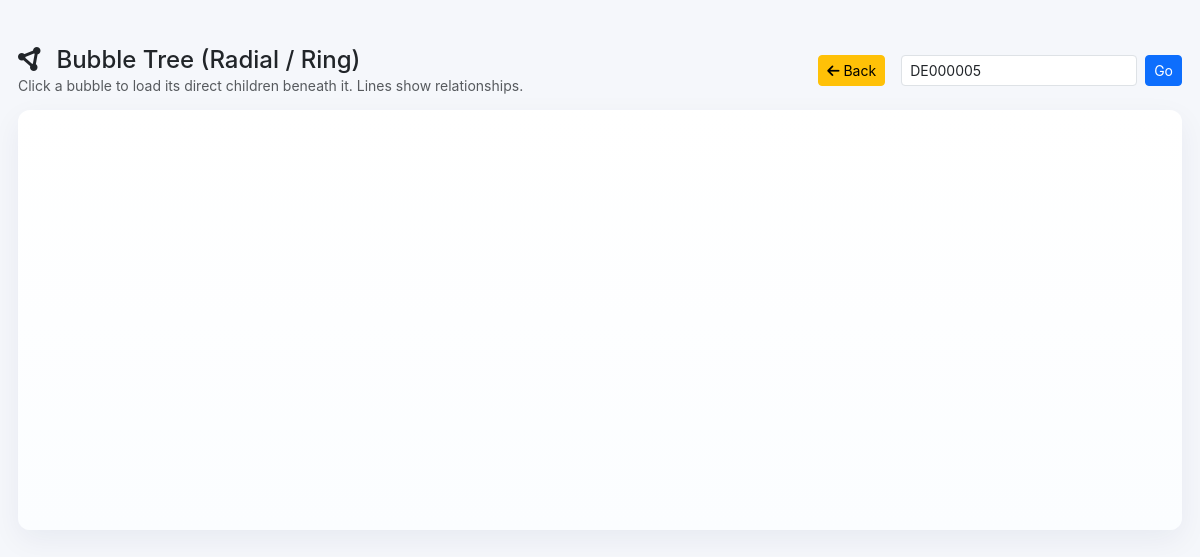
The app's page /view_children.php?mlm_id=DE000005 (signed in), older data.
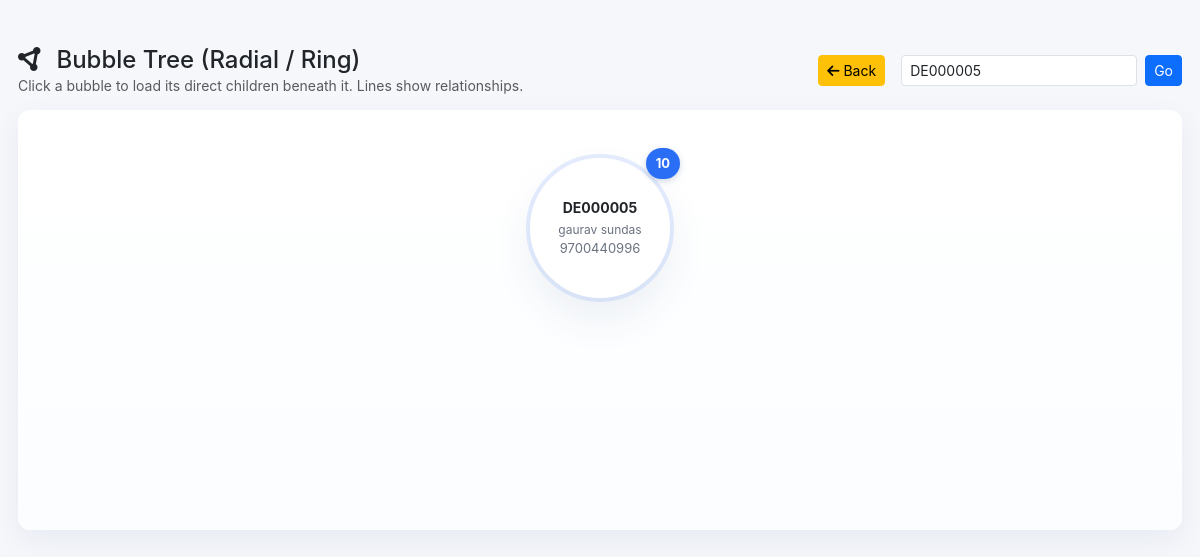
The same page, newer data.
### tables this page shows
CREATE TABLE `members` (
  `id` int(11) NOT NULL,
  `mlm_id` varchar(20) NOT NULL,
  `ref_id` varchar(20) DEFAULT NULL,
  `full_name` varchar(100) NOT NULL,
  `phone` varchar(15) NOT NULL,
  `email` varchar(100) DEFAULT NULL,
  `roll_no` varchar(50) NOT NULL,
  `rp` int(11) DEFAULT NULL,
  `sp` int(11) DEFAULT NULL,
  `password` varchar(255) NOT NULL,
  `country` varchar(50) NOT NULL,
  `blood_group` varchar(10) NOT NULL,
  `status` enum('red','prime') DEFAULT 'red',
  `joining_date` timestamp NOT NULL DEFAULT current_timestamp(),
  `reg_date` timestamp NOT NULL DEFAULT current_timestamp(),
  `account_holder` varchar(100) DEFAULT NULL,
  `bank_name` varchar(100) DEFAULT NULL,
  `account_number` varchar(50) DEFAULT NULL,
  `ifsc_code` varchar(20) DEFAULT NULL,
  `branch_name` varchar(100) DEFAULT NULL
);

### view_children.php (the view, shortened to what this page needs)
<?php
require 'db.php';
$id = $_SESSION['member_id'];
$stmtMy = $mysqli->prepare("SELECT mlm_id FROM members WHERE id = ?");
$stmtMy->bind_param("i", $id);
$stmtMy->execute();
$myData = $stmtMy->get_result()->fetch_assoc();
$myMLM = $myData['mlm_id'] ?? '';
function h($s){ return htmlspecialchars($s, ENT_QUOTES|ENT_SUBSTITUTE, 'UTF-8'); }
$member = null;
if (isset($_GET['mlm_id'])) {
    $mlm = trim($_GET['mlm_id']);
    $q = $mysqli->prepare("SELECT mlm_id, full_name, phone, status FROM members WHERE mlm_id = ?");
    $q->bind_param("s", $mlm);
    $q->execute();
    $member = $q->get_result()->fetch_assoc();
}
$descCollector = [];
if ($member) {
    getAllDescendants($mysqli, [$member['mlm_id']], $descCollector);
    $totalDownline = count($descCollector);
} else {
    $totalDownline = 0;
}
?>
<!doctype html>
<html lang="en">
<head>
<link href="https://cdn.jsdelivr.net/npm/bootstrap@5.3.0/dist/css/bootstrap.min.css" rel="stylesheet">
<link href="https://cdnjs.cloudflare.com/ajax/libs/font-awesome/6.4.0/css/all.min.css" rel="stylesheet">
</head>
<body>
<div class="container-app">
  <div class="header">
    <div>
      <h4 class="mb-0"><i class="fa-solid fa-circle-nodes me-2"></i> Bubble Tree (Radial / Ring)</h4>
      <div class="small text-muted">Click a bubble to load its direct children beneath it. Lines show relationships.</div>
    </div>
    <div class="controls">
      <a href="user_dashboard.php" class="btn btn-sm btn-warning me-2"><i class="fa fa-arrow-left"></i> Back</a>
      <form id="searchForm" class="d-flex" onsubmit="event.preventDefault(); goSearch();">
       <input id="mlm_input" class="form-control form-control-sm"
       placeholder="Member ID (eg. DE00001)"
       value="<?= isset($_GET['mlm_id']) ? h($_GET['mlm_id']) : h($myMLM) ?>" readonly>
        <button class="btn btn-primary btn-sm ms-2">Go</button>
      </form>
    </div>
  </div>
  <div id="canvas" class="canvas">
    <svg id="connectorSvg" class="connector-svg" xmlns="http://www.w3.org/2000/svg"></svg>
    <?php if (!$member): ?>
    <?php else: ?>
      <div id="stage" class="bubble-stage" aria-live="polite">
        <div style="position:relative; display:inline-block;">
    <span style="
        position:absolute;
        top:-10px;
        right:-10px;
        background:#2b6ef6;
        color:#fff;
        padding:6px 10px;
        border-radius:999px;
        font-weight:700;
        font-size:13px;
        box-shadow:0 2px 6px rgba(20,60,120,0.20);
        z-index:20;
    ">
        <?= $totalDownline ?>
    </span>
    <div id="bubble-<?= h($member['mlm_id']) ?>"
         class="bubble fade-in selected"
         tabindex="0"
         data-mlm="<?= h($member['mlm_id']) ?>"
         data-full="<?= h($member['full_name']) ?>"
         data-phone="<?= h($member['phone']) ?>"
         data-status="<?= h($member['status']) ?>">
        <div class="id"><?= h($member['mlm_id']) ?></div>
        <div class="name"><?= h($member['full_name']) ?></div>
        <div class="small hint"><?= h($member['phone']) ?></div>
    </div>
</div>
      </div>
    <?php endif; ?>
  </div>
</div>
</body>
</html>

Row changes from the older to the newer data that the page shows:
added members: mlm "DE000005", full_name "gaurav sundas", phone "9700440996"
Text that changed along with them:
$totalDownline: (not shown) → "10"
